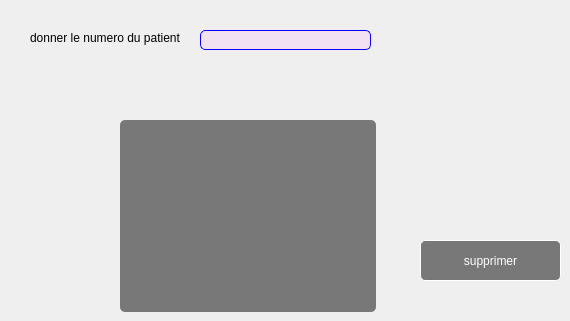
      <widget class="QWidget" name="tab_37">
       <attribute name="title">
        <string>supprimer</string>
       </attribute>
       <widget class="QPushButton" name="pushButton_37">
        <property name="geometry">
         <rect>
          <x>420</x>
          <y>240</y>
          <width>141</width>
          <height>41</height>
         </rect>
        </property>
        <property name="styleSheet">
         <string notr="true">QPushButton{
background-color:rgba(0,0,0,50%);
color:white;
border:1 solid white;
border-radius: 5px;
}
QPushButton:hover{
background-color:rgba(255,0,0,50%);
color:black;
}</string>
        </property>
        <property name="text">
         <string>supprimer</string>
        </property>
       </widget>
       <widget class="QLineEdit" name="lineEdit_55">
        <property name="geometry">
         <rect>
          <x>200</x>
          <y>30</y>
          <width>171</width>
          <height>20</height>
         </rect>
        </property>
        <property name="styleSheet">
         <string notr="true">QLineEdit{
background-color:rgba(255,170,255,20%);
border:1 solid blue;
border-radius:5px;
color:black;
}</string>
        </property>
       </widget>
       <widget class="QLabel" name="label_67">
        <property name="geometry">
         <rect>
          <x>30</x>
          <y>30</y>
          <width>171</width>
          <height>16</height>
         </rect>
        </property>
        <property name="text">
         <string>donner le numero du patient</string>
        </property>
       </widget>
       <widget class="QTableView" name="tableView_22">
        <property name="geometry">
         <rect>
          <x>120</x>
          <y>120</y>
          <width>256</width>
          <height>192</height>
         </rect>
        </property>
        <property name="styleSheet">
         <string notr="true">QTableView {

gridline-color: white;

color:white;

background-color:rgba(0,0,0,50%);

border:0px;

border-radius: 5px;

}</string>
        </property>
       </widget>
      </widget>
